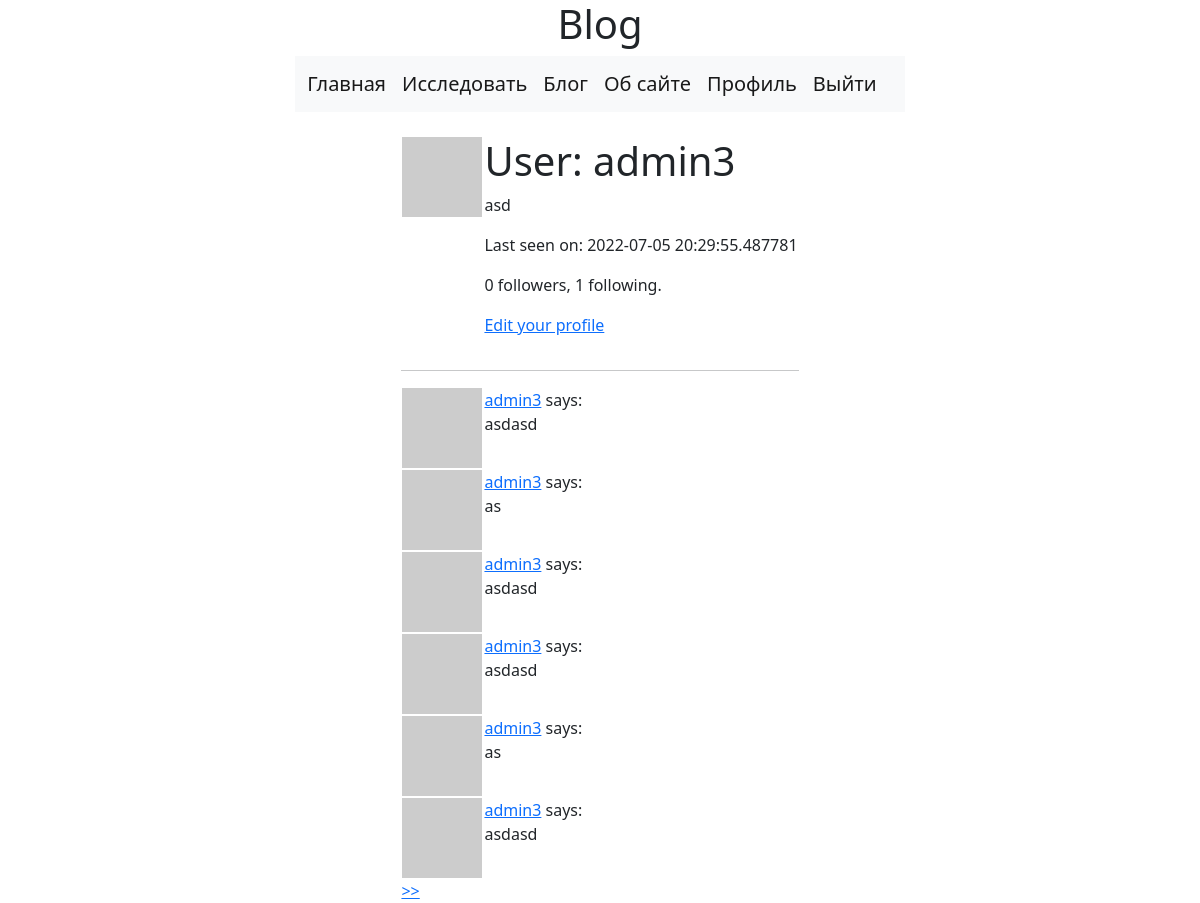
Page /user/admin3 (signed in) on the earlier database version.
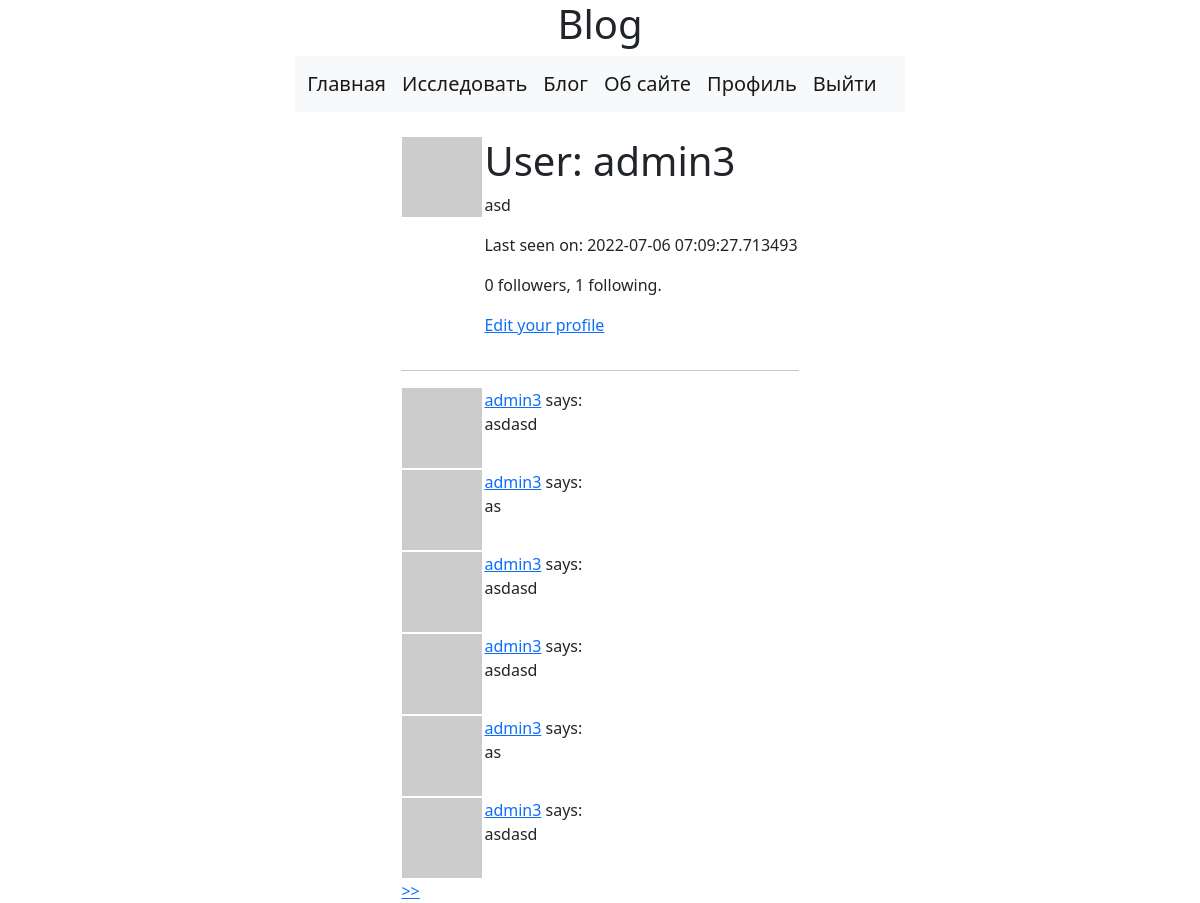
Same page on the later database version.
### app/models.py (models this page shows, shortened)
class User(UserMixin, db.Model):
    id = db.Column(db.Integer, primary_key=True)
    username = db.Column(db.String(64), index=True, unique=True)
    email = db.Column(db.String(120), index=True, unique=True)
    password_hash = db.Column(db.String(128))
    posts = db.relationship('Post', backref='author', lazy='dynamic')
    about_me = db.Column(db.String(140))
    last_seen = db.Column(db.DateTime, default=datetime.utcnow)
    followed = db.relationship(
        "User", secondary=followers,
        primaryjoin=(followers.c.follower_id == id),
        secondaryjoin=(followers.c.followed_id == id),
        backref=db.backref('followers', lazy='dynamic'), lazy='dynamic')
    def avatar(self, size):
        digest = md5(self.email.lower().encode('utf-8')).hexdigest()
        return f'https://www.gravatar.com/avatar/{digest}?d=identicon&s={size}'

class Post(db.Model):
    id = db.Column(db.Integer, primary_key=True)
    body = db.Column(db.String(140))
    timestamp = db.Column(db.DateTime, index=True, default=datetime.utcnow)
    user_id = db.Column(db.Integer, db.ForeignKey('user.id'))

### app/routes.py (the view)
@app.route('/user/<username>')
@login_required
def user(username):
    user = User.query.filter_by(username=username).first_or_404()
    page = request.args.get('page', 1, type=int)
    posts = user.posts.order_by(Post.timestamp.desc()).paginate(page, app.config['POSTS_PER_PAGE'], False)
    next_url = url_for('user', username=user.username, page=posts.next_num) \
        if posts.has_next else None
    prev_url = url_for('user', username=user.username, page=posts.prev_num) \
        if posts.has_prev else None
    form = EmptyForm()
    return render_template('user.html', posts=posts.items, user=user, form=form, next_url=next_url, prev_url=prev_url)

### app/models.py (called while the page is built)
@login.user_loader
def load_user(id_user):
    return User.query.get(int(id_user))

### app/routes.py (called while the page is built)
@app.before_request
def before_request():
    if current_user.is_authenticated:
        current_user.last_seen = datetime.utcnow()
        db.session.commit()

### app/templates/user.html (shortened to what this page needs)
{% extends "base.html" %}
{% block content %}
    <table>
        <tr valign="top">
            <td><img src="{{ user.avatar(128) }}"></td>
            <td>
                <h1>User: {{ user.username }}</h1>
                {% if user.about_me %}<p>{{ user.about_me }}</p>{% endif %}
                {% if user.last_seen %}<p>Last seen on: {{ user.last_seen }}</p>{% endif %}
                <p>{{ user.followers.count() }} followers, {{ user.followed.count() }} following.</p>
                {% if user == current_user %}
                <p><a href="{{ url_for('edit_profile') }}">Edit your profile</a></p>
                {% endif %}
            </td>
        </tr>
    </table>
    <hr>
    {% for post in posts %}
        {% include '_post.html' %}
    {% endfor %}
    {% for post in posts %}
        {% include '_post.html' %}
    {% endfor %}
    {% if next_url %}
    <a href="{{ next_url }}"> >> </a>
    {% endif %}
{% endblock %}

### app/templates/base.html (shortened to what this page needs)
<!doctype html>
<html lang="en">
  <head>
      <link href="https://cdn.jsdelivr.net/npm/bootstrap@5.2.0-beta1/dist/css/bootstrap.min.css" rel="stylesheet">
  </head>
  <body>
<div class="container">
  <div class="row justify-content-md-center">
    <div class="col col-lg-2">
    </div>
    <div class="col-md-auto">
    <h1> Blog </h1>
    </div>
    <div class="col col-lg-2">
    </div>
  </div>
      <div class="row justify-content-md-center">
    <div class="col col-lg-2">
    </div>
    <div class="col-md-auto">
        <nav class="navbar bg-light">
          <div class="container-fluid">
            <a class="navbar-brand" href="{{ url_for('main') }}">Главная</a>
            <a class="navbar-brand" href="{{ url_for('explore') }}">Исследовать</a>
            <a class="navbar-brand" href="{{ url_for('blog') }}">Блог</a>
            <a class="navbar-brand" href="{{ url_for('about') }}">Об сайте</a>
                {% if current_user.is_anonymous %}
                <a class="navbar-brand" href="{{ url_for('login') }}">Войти</a>
              {% else %}
                <a class="navbar-brand" href="{{ url_for('user', username=current_user.username) }}">Профиль</a>
                <a class="navbar-brand" href="{{ url_for('logout') }}">Выйти</a>
                {% endif %}
          </div>
        </nav>
    </div>
    <div class="col col-lg-2">
    </div>
  </div>
      <div class="row justify-content-md-center">
    <div class="col col-lg-2">
    </div>
    <div class="col-md-auto">
        <div class="post-content">
            <br>
                {% block content %}{% endblock %}
        </div>
    </div>
    <div class="col col-lg-2">
    </div>
  </div>
</div>
  </body>
</html>

### app/templates/_post.html
<table>
    <tr valign="top">
        <td><img src="{{ post.author.avatar(36) }}"></td>
        <td><a href="{{ url_for('user', username=post.author.username) }}">
            {{ post.author.username }}</a>
            says:
            <br>{{ post.body }}</td>
    </tr>
</table>

Differences in the rows shown:
changed User "admin3": last_seen "2022-07-05 20:29:55.487781" → "2022-07-06 07:09:27.713493"
